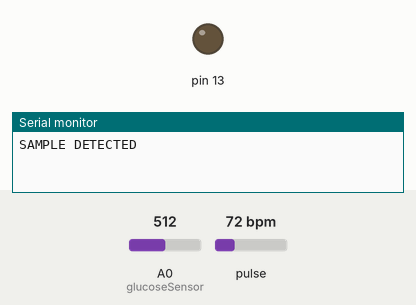
Recording of a sketch running on a simulated Arduino Uno, built with avr-gcc and run on an emulated ATmega328P. Shown: output pins drawn as LEDs (lit = HIGH), the last lines printed to the serial monitor. The test bench sets the inputs (shaded band); at power-on: A0 (glucoseSensor) = 512, pulse 72 bpm.

Above: at 0.1 s.
At 2.1 s:
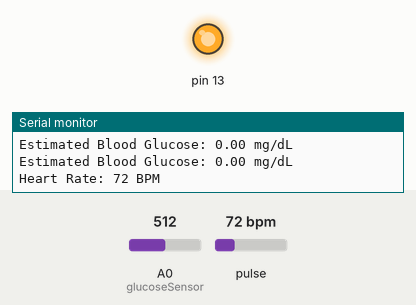
Timing chart, 0 to 3.6 s (numbered marks = the images above):
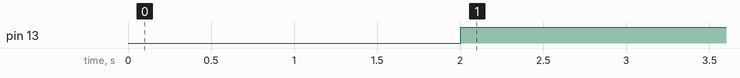

The sketch:

combined_system.ino
```cpp
/*
 * Non-Invasive Glucometer Using Saliva
 * with Pulse Oximeter
 *
 * Academic Prototype
 */

#define USE_ARDUINO_INTERRUPTS true
#include <PulseSensorPlayground.h>

const int glucoseSensor = A0;

const int PULSE_INPUT = A0;
const int PULSE_BLINK = 13;
const int PULSE_FADE = 5;

PulseSensorPlayground pulseSensor;

int oldValue = 0;
int newValue = 0;
int maxValue = 0;
float salivaGlucose = 0;
int condition = 0;

void setup()
{
    Serial.begin(9600);

    pulseSensor.analogInput(PULSE_INPUT);
    pulseSensor.blinkOnPulse(PULSE_BLINK);
    pulseSensor.fadeOnPulse(PULSE_FADE);
    pulseSensor.begin();

    while (analogRead(glucoseSensor) == 0)
    {
        Serial.println("INSERT SAMPLE");
        delay(3000);
    }

    Serial.println("SAMPLE DETECTED");
}

void loop()
{
    if (condition == 0)
    {
        oldValue = analogRead(glucoseSensor);
        delay(500);
        newValue = analogRead(glucoseSensor);

        if (newValue < oldValue)
        {
            maxValue = oldValue;

            if (maxValue <= 20)
                salivaGlucose = 0;
            else
                salivaGlucose = (((maxValue * 16.0) / 89.0) - 3.595505618);

            condition = 1;
        }
    }

    Serial.print("Estimated Blood Glucose: ");
    Serial.print(salivaGlucose);
    Serial.println(" mg/dL");

    if (pulseSensor.sawStartOfBeat())
    {
        Serial.print("Heart Rate: ");
        Serial.print(pulseSensor.getBeatsPerMinute());
        Serial.println(" BPM");
    }

    delay(1000);
}
```

Measured:
- by itself, pin 13: LOW → HIGH at 2.0 s
